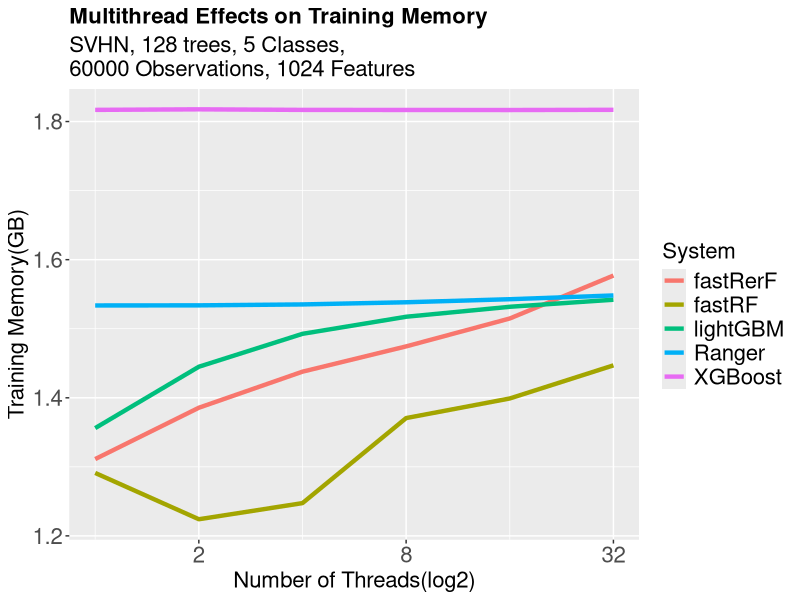
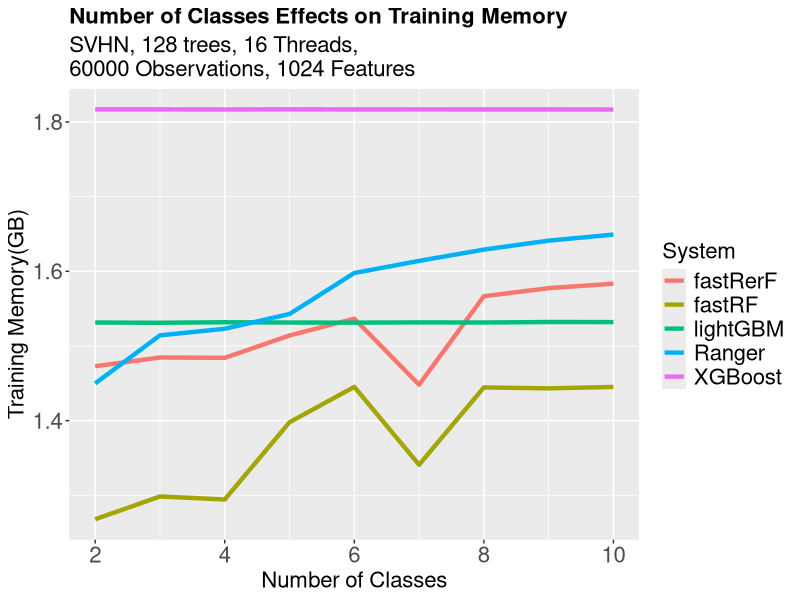
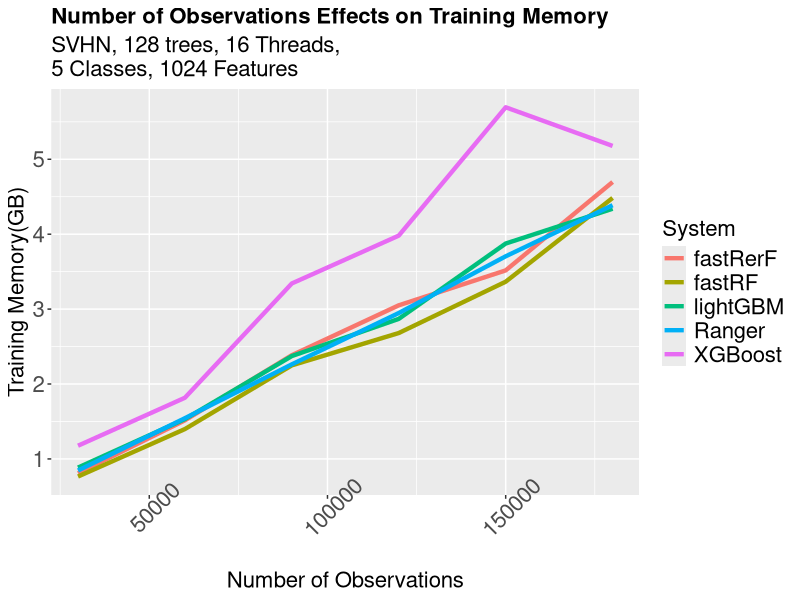
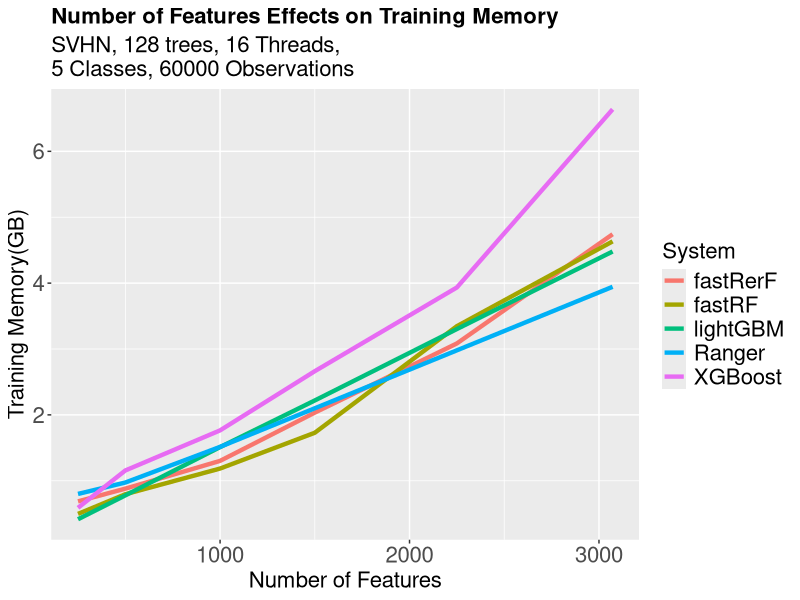

Reproduce these figures in R, in order.
# ---
# title: "Accuracy as number of samples grows"
# author: "James Browne"
# date: "May 16 2017"
#output: html_document
# ---

library(ggplot2)
library(plyr)

data_summary <- function(data, varname, groupnames){
	      require(plyr)
  summary_func <- function(x, col){
		          c(mean = median(x[[col]], na.rm=TRUE),
								                  sd = sd(x[[col]], na.rm=TRUE))
	    }
	    data_sum<-ddply(data, groupnames, .fun=summary_func,
											                                      varname)
	    data_sum <- rename(data_sum, c("mean" = varname))
			     return(data_sum)
}


leg <- theme(legend.text = element_text(size = 16), legend.title=element_text(size = 16), plot.title = element_text(size = 16,  face="bold"), plot.subtitle = element_text(size = 16),axis.title.x = element_text(size=16), axis.text.x = element_text(size=16), axis.title.y = element_text(size=16), axis.text.y = element_text(size=16))



##############################################################
##############################################################
mydataAll <- read.csv(file="memUse.txt", header=FALSE, sep=",")
colnames(mydataAll) <- c("Dataset","memUsed","TestType","System","NumCores","NumClasses","NumObservations","NumFeatures")
mydataAll[,2] <- as.integer(mydataAll[,2])/1000000
mydataAll[,5] <- as.integer(mydataAll[,5])
mydataAll[,6] <- as.integer(mydataAll[,6])
mydataAll[,7] <- as.integer(mydataAll[,7])
mydataAll[,8] <- as.integer(mydataAll[,8])
mydataAll[,4] <- revalue(mydataAll[,4], c("binnedBase"="RF", "binnedBaseRerF"="RerF","rfBase"="fastRF","rerf"="fastRerF"))


mydata <- mydataAll[mydataAll[,3]=="cores",]
mydata <- data_summary(mydata,varname="memUsed",groupnames=c("System","NumCores"))
#png(filename="MemUsedThread.png")
p <- ggplot(mydata, aes(NumCores, memUsed, color=System)) + geom_line(size=1.5)
p <- p + guides(fill = guide_legend(title="System"))
p <- p +leg + labs(title="Multithread Effects on Training Memory", x="Number of Threads(log2)", y="Training Memory(GB)", subtitle=paste("SVHN, 128 trees, 5 Classes,\n60000 Observations, 1024 Features"))
#p <- p + theme(axis.text.x = element_text(angle = 45, hjust = .5))
p <- p + scale_x_continuous(trans="log2")
#p <- p + facet_grid(Dataset ~ ., scales="free_y")
#print(p)
ggsave("MemeUsedThread.pdf")
#dev.off()


mydata <- mydataAll[mydataAll[,3]=="classes",]
mydata <- data_summary(mydata,varname="memUsed",groupnames=c("System","NumClasses"))
#png(filename="MemUsedClass.png")
p <- ggplot(mydata, aes(NumClasses, memUsed, color=System)) + geom_line(size=1.5)
p <- p + guides(fill = guide_legend(title="System"))
p <- p +leg + labs(title="Number of Classes Effects on Training Memory", x="Number of Classes", y="Training Memory(GB)", subtitle=paste("SVHN, 128 trees, 16 Threads,\n60000 Observations, 1024 Features"))
#p <- p + theme(axis.text.x = element_text(angle = 45, hjust = .5))
#p <- p + scale_x_continuous(trans="log2")
#p <- p + scale_y_continuous(trans="log10")
#p <- p + facet_grid(Dataset ~ ., scales="free_y")
#print(p)
ggsave("MemeUsedClass.pdf")
#dev.off()

mydata <- mydataAll[mydataAll[,3]=="observations",]
mydata <- data_summary(mydata,varname="memUsed",groupnames=c("System","NumObservations"))
#png(filename="MemUsedObservations.png")
p <- ggplot(mydata, aes(NumObservations, memUsed, color=System)) + geom_line(size=1.5)
p <- p + guides(fill = guide_legend(title="System"))
p <- p +leg + labs(title="Number of Observations Effects on Training Memory", x="Number of Observations", y="Training Memory(GB)", subtitle=paste("SVHN, 128 trees, 16 Threads,\n5 Classes, 1024 Features"))
p <- p + theme(axis.text.x = element_text(angle = 45, hjust = .5))
#p <- p + scale_x_continuous(trans="log2")
#p <- p + scale_y_continuous(trans="log10")
#p <- p + facet_grid(Dataset ~ ., scales="free_y")
#print(p)
ggsave("MemeUsedObservations.pdf")
#dev.off()


mydata <- mydataAll[mydataAll[,3]=="features",]
mydata <- data_summary(mydata,varname="memUsed",groupnames=c("System","NumFeatures"))
#png(filename="MemUsedFeatures.png")
p <- ggplot(mydata, aes(NumFeatures, memUsed, color=System)) + geom_line(size=1.5)
p <- p + guides(fill = guide_legend(title="System"))
p <- p +leg + labs(title="Number of Features Effects on Training Memory", x="Number of Features", y="Training Memory(GB)", subtitle=paste("SVHN, 128 trees, 16 Threads,\n5 Classes, 60000 Observations"))
#p <- p + theme(axis.text.x = element_text(angle = 45, hjust = .5))
#p <- p + scale_x_continuous(trans="log2")
#p <- p + scale_y_continuous(trans="log10")
#p <- p + facet_grid(Dataset ~ ., scales="free_y")
ggsave("MemUsedFeatures.pdf")
#print(p)
#dev.off()

